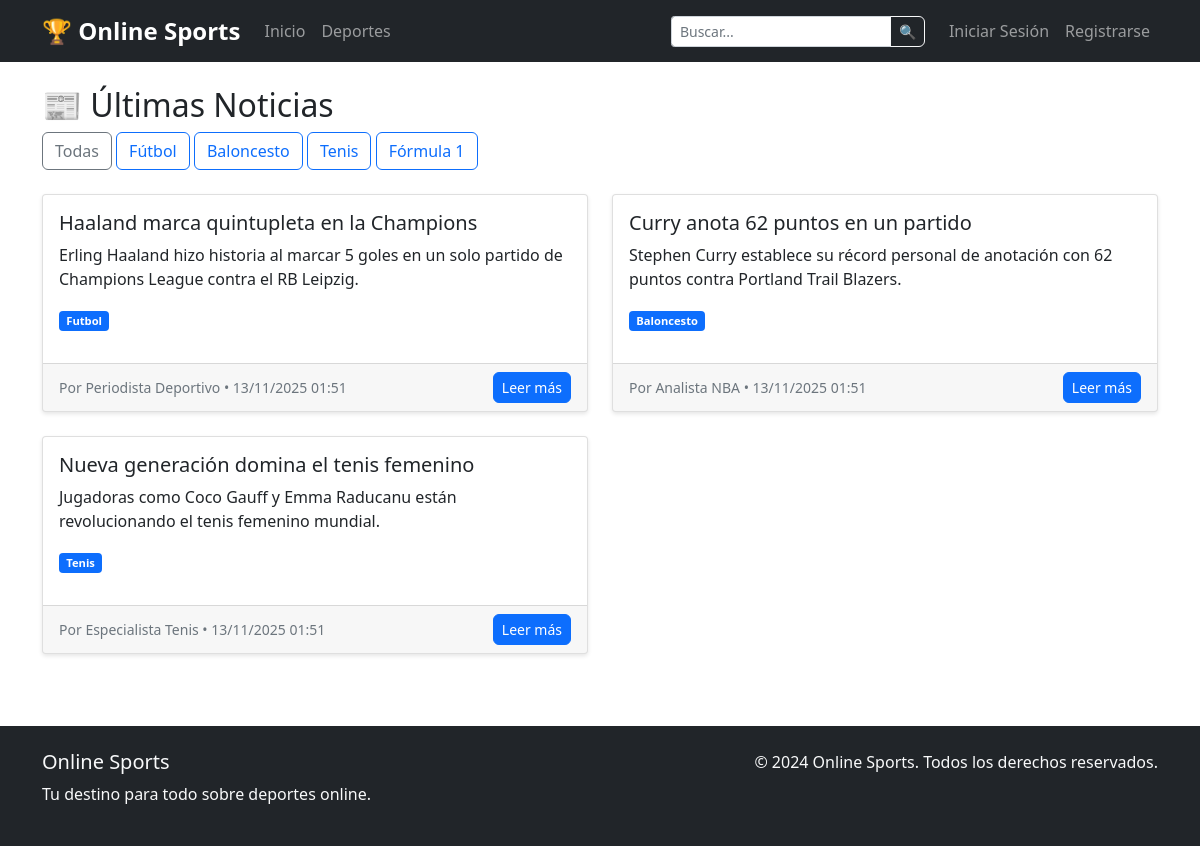
Before: /noticias with the older database file.
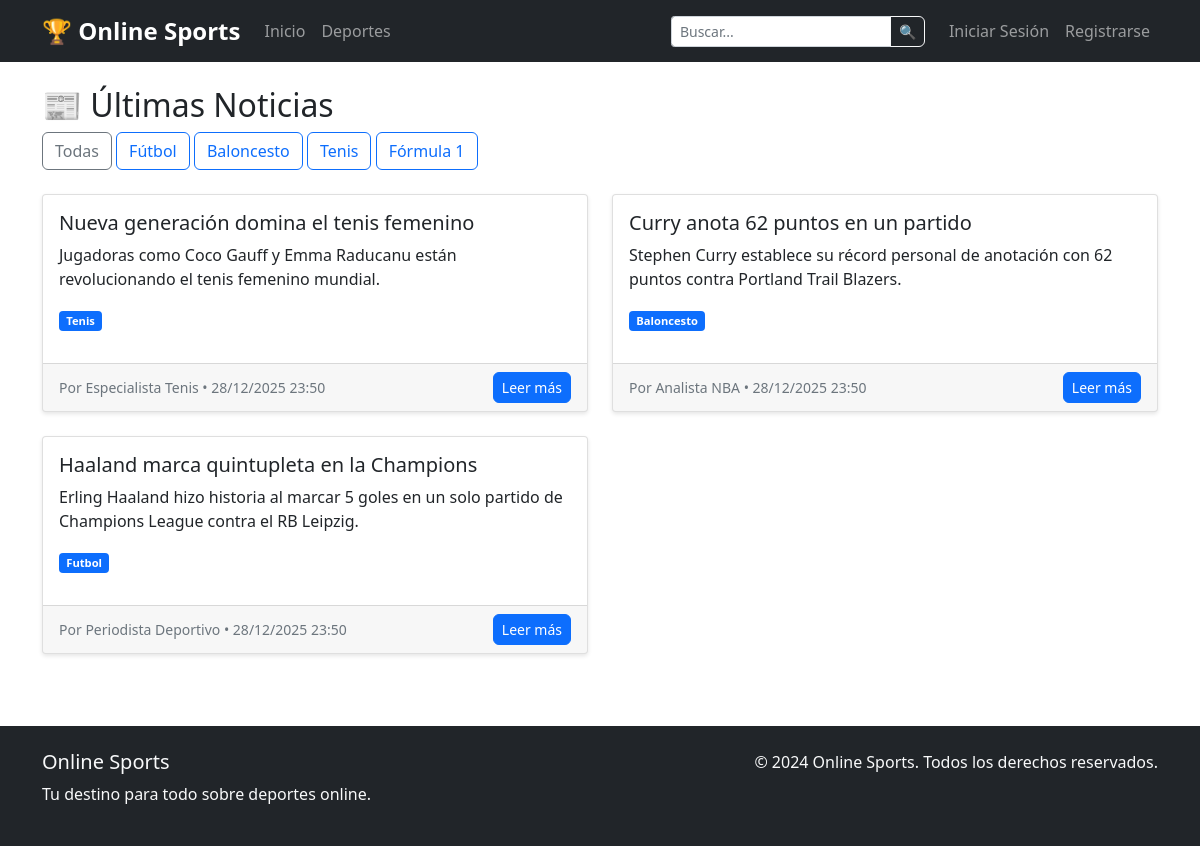
After: the same page with the newer database file.
### app.py (models this page shows)
class Noticia(db.Model):
    id = db.Column(db.Integer, primary_key=True)
    titulo = db.Column(db.String(200), nullable=False)
    contenido = db.Column(db.Text, nullable=False)
    deporte = db.Column(db.String(50), nullable=False)
    imagen_url = db.Column(db.String(300))
    fecha_publicacion = db.Column(db.DateTime, default=datetime.utcnow)
    autor = db.Column(db.String(100))

### app.py (the view)
@app.route('/noticias')
def noticias():
    noticias_lista = Noticia.query.order_by(Noticia.fecha_publicacion.desc()).all()
    return render_template('noticias.html', noticias=noticias_lista)

### templates/noticias.html (shortened to what this page needs)
{% extends "base.html" %}
{% block content %}
<div class="row">
    <div class="col-12">
        <h2>📰 Últimas Noticias</h2>
        <div class="mb-4">
            <a href="{{ url_for('noticias') }}" class="btn btn-outline-secondary">Todas</a>
            <a href="{{ url_for('deportes') }}?deporte=futbol" class="btn btn-outline-primary">Fútbol</a>
            <a href="{{ url_for('deportes') }}?deporte=baloncesto" class="btn btn-outline-primary">Baloncesto</a>
            <a href="{{ url_for('deportes') }}?deporte=tenis" class="btn btn-outline-primary">Tenis</a>
            <a href="{{ url_for('deportes') }}?deporte=formula1" class="btn btn-outline-primary">Fórmula 1</a>
        </div>
        {% if noticias %}
            <div class="row">
                {% for noticia in noticias %}
                <div class="col-md-6 mb-4">
                    <div class="card h-100">
                        <div class="card-body">
                            <h5 class="card-title">{{ noticia.titulo }}</h5>
                            <p class="card-text">{{ noticia.contenido[:150] }}{% if noticia.contenido|length > 150 %}...{% endif %}</p>
                            <div class="mb-3">
                                <span class="badge bg-primary">{{ noticia.deporte|title }}</span>
                            </div>
                        </div>
                        <div class="card-footer">
                            <div class="d-flex justify-content-between align-items-center">
                                <small class="text-muted">
                                    Por {{ noticia.autor }} • {{ noticia.fecha_publicacion.strftime('%d/%m/%Y %H:%M') }}
                                </small>
                                <a href="{{ url_for('noticia_detalle', noticia_id=noticia.id) }}" class="btn btn-primary btn-sm">Leer más</a>
                            </div>
                        </div>
                    </div>
                </div>
                {% endfor %}
            </div>
        {% endif %}
    </div>
</div>
{% endblock %}

Changed rows visible on the page:
changed Noticia "Nueva generación domina el tenis femenino": fecha_publicacion "13/11/2025 01:51" → "28/12/2025 23:50"; moves up the list
changed Noticia "Curry anota 62 puntos en un partido": fecha_publicacion "13/11/2025 01:51" → "28/12/2025 23:50"; moves down the list
changed Noticia "Haaland marca quintupleta en la Champions": fecha_publicacion "13/11/2025 01:51" → "28/12/2025 23:50"
